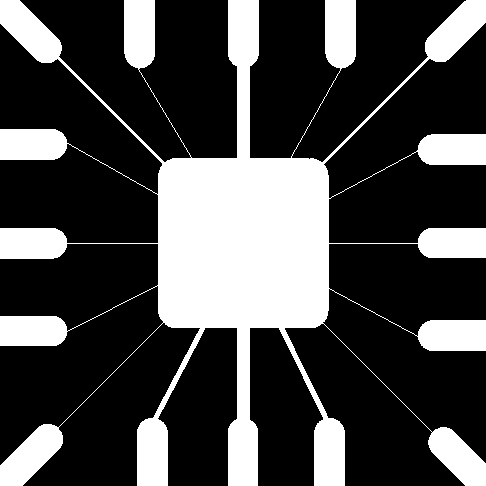
%> input picture Thanh/dataImages/Fig1005(a)(wirebond_mask).tif, 486 x 486 px
$ octave chuong3_phathienbien_canny_func.m   (GNU Octave 9; MATLAB toolbox functions it lacks are replaced by stand-ins)
%> lines starting %> are read from the running program, lines starting %| are printed output that depends on the picture; in (x1, y1, x2, y2) boxes, pixels count from 0 and x2, y2 are one past the last pixel; in counts of white or black regions, pixels touching at a corner belong together; the program's own positions count from 1
% ??c ?nh vào
f = imread('Fig1005(a)(wirebond_mask).tif');
%> f is the input picture: size 486x486 uint8; 28.1% white; 1 white region, box (x1, y1, x2, y2) and area: (0, 0, 486, 486) 66259

% Chuy?n ?nh sang ?nh xám n?u ?nh là ?nh màu
if size(f, 3) == 3
    f = rgb2gray(f);
end

% Kích th??c ?nh
[rows, cols] = size(f);
%> rows = 486; cols = 486

% B??c 1: L?c biên v?i m?t n? logarit
% T?o m?t n? logarit 3x3
log_mask = [-1 -1 -1; -1 8 -1; -1 -1 -1];  % M?t n? logarit

% T?o ?nh k?t qu? (m?i) v?i cùng kích th??c ?nh g?c, kh?i t?o b?ng 0
g_log = zeros(rows, cols);

% Th?c hi?n phép toán ch?p th? công cho m?t n? logarit
for i = 2:rows-1
    for j = 2:cols-1
        % L?y vùng ?nh 3x3
        region = f(i-1:i+1, j-1:j+1);
        % Th?c hi?n phép toán ch?p (convolution) gi?a vùng ?nh và m?t n?
        g_log(i,j) = sum(sum(double(region) .* log_mask)); % Phép nhân ma tr?n và c?ng các ph?n t?
    end
end
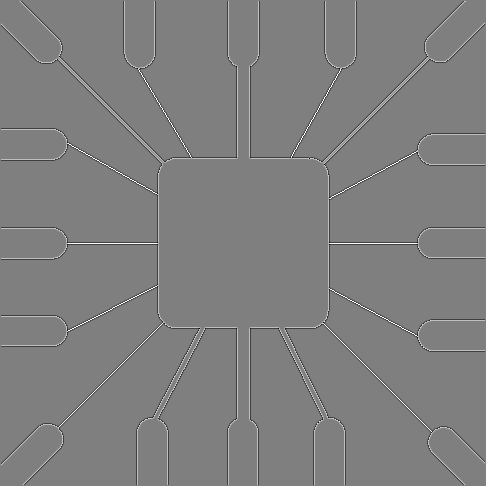
%> g_log: size 486x486 double; min -1530, max 1530, mean 0; drawn with min black and max white

% Chuy?n ?nh k?t qu? v? d?ng uint8
g_log = uint8(g_log);
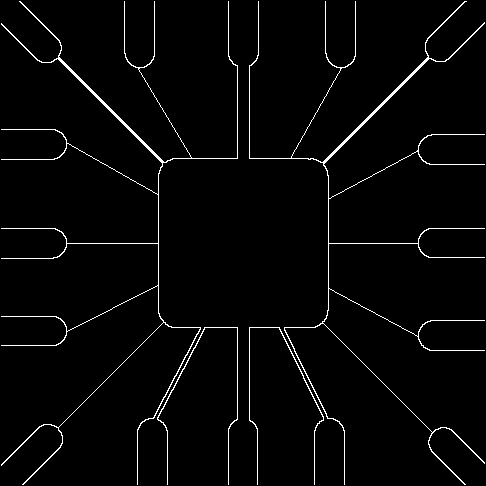
%> g_log: size 486x486 uint8; 2.6% white in thin lines or dots

% Hi?n th? ?nh sau khi l?c v?i m?t n? logarit
subplot(1, 2, 1);
imshow(g_log);
title('Biên v?i m?t n? logarit');

% B??c 2: L?c biên v?i ph??ng pháp Canny
% S? d?ng hàm canny ?? phát hi?n biên
g_canny = edge(f, 'Canny');
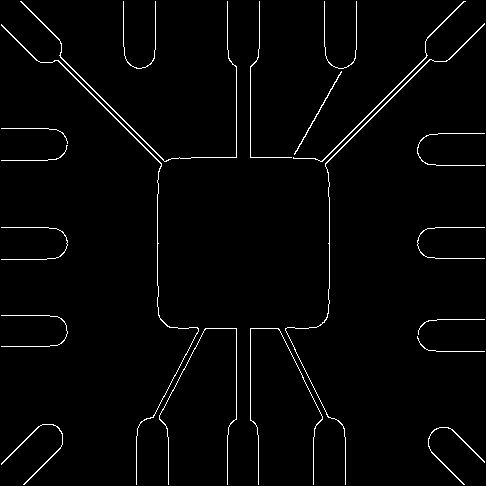
%> g_canny: size 486x486 logical; 2.1% white in thin lines or dots

% Hi?n th? ?nh sau khi phát hi?n biên b?ng Canny
subplot(1, 2, 2);
imshow(g_canny);
title('Biên v?i Canny');
